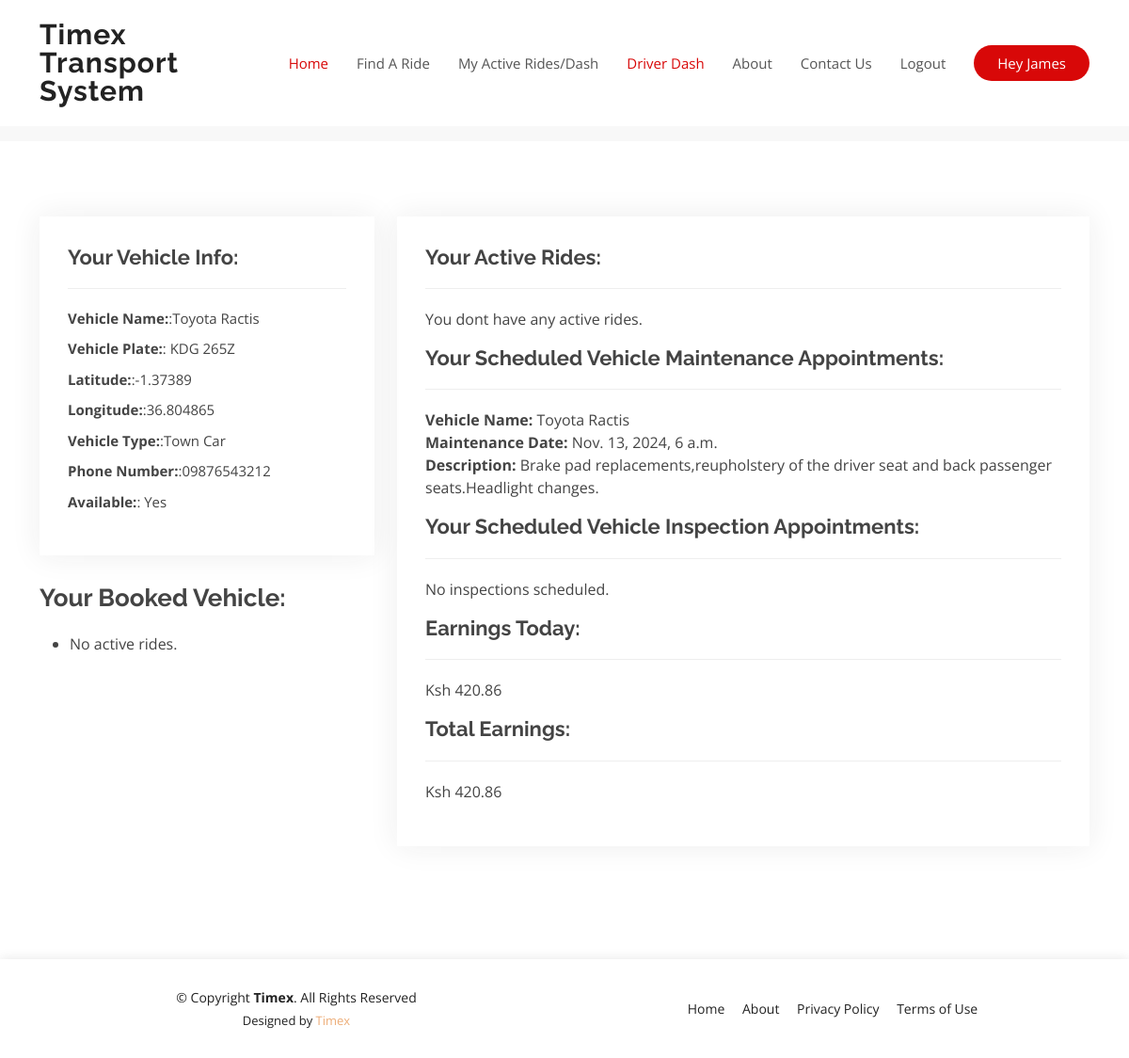
Page /store/driver_dashboard/ (signed in) on the committed database.
### accounts/models.py (models this page shows, shortened)
class Account(AbstractBaseUser):
    first_name      = models.CharField(max_length=50)
    last_name       = models.CharField(max_length=50)
    username        = models.CharField(max_length=50, unique=True)
    email           = models.EmailField(max_length=100, unique=True)
    phone_number    = models.CharField(max_length=50)
    date_joined     = models.DateTimeField(auto_now_add=True)
    last_login      = models.DateTimeField(auto_now_add=True)
    is_driver        = models.BooleanField(default=False)
    is_admin        = models.BooleanField(default=False)
    is_staff        = models.BooleanField(default=False)
    is_active        = models.BooleanField(default=False)
    is_superadmin        = models.BooleanField(default=False)
    USERNAME_FIELD = 'email'
    REQUIRED_FIELDS = ['username', 'first_name', 'last_name']
    objects = MyAccountManager()

### store/models.py (models this page shows, shortened)
class Vehicle(models.Model):
    vehicle_name = models.CharField(max_length=200)
    vehicle_plate = models.CharField(max_length=200)
    driver = models.ForeignKey(Account, on_delete=models.CASCADE)
    latitude = models.CharField(max_length=200)
    longitude = models.CharField(max_length=200)
    vehicle_type = models.CharField(max_length=5000)
    phone_number = models.CharField(max_length=200,default="no phone number")
    vehicle_available = models.BooleanField(default=True)

class VehicleMaintenance(models.Model):
    vehicle = models.ForeignKey(Vehicle, on_delete=models.CASCADE)
    driver = models.ForeignKey(Account, on_delete=models.CASCADE, limit_choices_to={'is_driver': True})  # Only drivers can be selected
    maintenance_date = models.DateTimeField()
    description = models.TextField()
    maintenance_done = models.BooleanField(default=False)
    class Meta:
        verbose_name = "Vehicle Maintenance"
        verbose_name_plural = "Vehicle Maintenances"

class Earnings(models.Model):
    driver = models.ForeignKey(Account, on_delete=models.CASCADE)  # Assuming Account is the User model for the driver
    date = models.DateField(default=timezone.now)  # Store earnings for each day
    daily_earnings = models.DecimalField(max_digits=15, decimal_places=2, default=0.0)  # Earnings for the current day (24 hours)
    total_earnings = models.DecimalField(max_digits=15, decimal_places=2, default=0.0)  # Cumulative earnings over time

### store/views.py (the view)
# urls.py: path('driver_dashboard/', views.driver_dashboard, name='driver_dashboard'),
@login_required
def driver_dashboard(request):
    user = request.user
    if user.is_driver:
        booked_vehicles = Vehicle.objects.filter(driver=user, vehicle_available=False)
        rides = Ride.objects.filter(driver=user, status='active')
        scheduled_maintenance = VehicleMaintenance.objects.filter(driver=user, maintenance_done=False)
        scheduled_inspection = VehicleInspection.objects.filter(driver=user, inspection_done=False)
        today_earnings = Earnings.objects.filter(driver=user, date=timezone.now().date()).first()
        total_earnings = Earnings.objects.filter(driver=user).order_by('-date').first()
        daily_earnings_amount = today_earnings.daily_earnings if today_earnings else 0.00
        total_earnings_amount = total_earnings.total_earnings if total_earnings else 0.00
    else:
        scheduled_maintenance = []  # No maintenance for non-drivers
        daily_earnings_amount = 0.00
        total_earnings_amount = 0.00
    driver_vehicles = Vehicle.objects.filter(driver=request.user)
    context = {
        'user_vehicles': driver_vehicles,
        'scheduled_maintenance': scheduled_maintenance,
        'scheduled_inspection': scheduled_inspection,
        'booked_vehicles': booked_vehicles,
        'rides': rides,
        'daily_earnings': daily_earnings_amount,
        'total_earnings': total_earnings_amount,
    }
    return render(request, 'store/driver_dashboard.html', context)

### category/context_processors.py (called while the page is built)
def menu_links(request):
    links = Category.objects.all()
    return dict(links=links)

### templates/store/driver_dashboard.html
{% extends 'base.html' %}
{% load static %}
{% block content %}
<main id="main">
  <section id="breadcrumbs" class="breadcrumbs">
    <div class="container">
      <div class="d-flex justify-content-between align-items-center">
        <h2>Hello: {{ user.username }}</h2>
        <ol>
          <li><a href="/">Home</a></li>
          <li>Driver Dashboard Page</li>
        </ol>
      </div>
    </div>
  </section>
  <section id="portfolio-details" class="portfolio-details">
    <section id="portfolio-details" class="portfolio-details">
      <div class="container">
        <div class="row gy-4">
          <div class="col-lg-4">
            <div class="portfolio-info">
              <h3>Your Vehicle Info:</h3>
              {% for vehicle in user_vehicles %}
              <ul>
                <li><strong>Vehicle Name:</strong>:{{ vehicle.vehicle_name }}</li>
                <li><strong>Vehicle Plate:</strong>: {{ vehicle.vehicle_plate }}</li>
                <li><strong>Latitude:</strong>:{{  vehicle.latitude }}</li>
                <li><strong>Longitude:</strong>:{{  vehicle.longitude }}</li>
                <li><strong>Vehicle Type:</strong>:{{ vehicle.vehicle_type }}</li>
                <li><strong>Phone Number:</strong>:{{ vehicle.phone_number }}</li>
                <li><strong>Available:</strong>:{% if vehicle.vehicle_available %} Yes {% else %} No {% endif %}</li>
              </ul>
              {% empty %}
              <ul>
                <li><strong>No vehicles found</strong></li>
              </ul>
              {% endfor %}
            </div>
            <div class="portfolio-description">
              <h2>Your Booked Vehicle:
              </h2>
              <ul>
                {% for vehicle in booked_vehicles %}
                  <li>
                    <strong>Vehicle Name:</strong> {{ vehicle.vehicle_name }}<br>
                    <strong> Is Available:</strong> {% if vehicle.vehicle_available %} Yes {% else %} No {% endif %}<br>
                  </li>
                  <form method="post" action="{% url 'update_vehicle_status' vehicle.id %}">
                    {% csrf_token %}
                    <button type="submit">Mark as Available</button>
                  </form>
                {% empty %}
                  <li>No active rides.</li>
                {% endfor %}
              </ul>
            </div>
          </div>
          <div class="col-lg-8">
            <div class="portfolio-info">
              <h3>Your Active Rides:</h3>
                {% for ride in rides %}
                <p>Driver : {{ ride.driver.username }}</p>
                <p>Distance : {{ride.distance_km}}km</p>
                <p>Cost : Ksh{{ride.cost}}</p>
                <p>Status : {{ride.status}}</p>
                <p>Start Location Coordinated : ({{ ride.start_latitude }}, {{ ride.start_longitude }})</p>
                <p>End Location Coordinates : ({{ ride.end_latitude }}, {{ ride.end_longitude }})</p>
                <p>Start Of Ride Time : {{ ride.ride_time }}</p>
                <p>End Location Name : {{ride.destination_name}}</p>
                {% if ride.status == 'active' %}
                <form method="post" action="{% url 'mark_ride_completed' ride.id %}">
                  {% csrf_token %}
                  <button type="submit" class="btn btn-success">Mark as Completed</button>
                </form>
                {% endif %}
                {% empty %}
                <p>You dont have any active rides.</p>
                {% endfor %}
              <h3 style="margin-top: 8px;">Your Scheduled Vehicle Maintenance Appointments:</h3>
              {% for maintenance in scheduled_maintenance %}
                <p>
                  <strong>Vehicle Name:</strong> {{ maintenance.vehicle.vehicle_name }}<br>
                  <strong>Maintenance Date:</strong> {{ maintenance.maintenance_date }}<br>
                  <strong>Description:</strong> {{ maintenance.description }}<br>
                </p>
              {% empty %}
                <p>No maintenance scheduled.</p>
              {% endfor %}
              <h3>Your Scheduled Vehicle Inspection Appointments:</h3>
              {% for inspection in scheduled_inspection %}
              <strong>Vehicle Name:</strong> {{ inspection.vehicle.vehicle_name }}<br>
              <strong>Maintenance Date:</strong> {{ inspection.inspection_date }}<br>
              <strong>Description:</strong> {{ inspection.description }}<br>
              {% empty %}
                  <p>No inspections scheduled.</p>
              {% endfor %}
              <h3>Earnings Today:</h3>
              <p>Ksh {{ daily_earnings|floatformat:2 }}</p>
              <h3>Total Earnings:</h3>
              <p>Ksh {{ total_earnings|floatformat:2 }}</p>
            </div>
          </div>
        </div>
      </div>
    </section>
  </section>
</main>
{% endblock %}

### templates/base.html (shortened to what this page needs)
{% load static %}
<!DOCTYPE html>
<html lang="en">
<head>
  <link href="{% static 'dabec/vendor/aos/aos.css' %}" rel="stylesheet">
  <link href="{% static 'dabec/vendor/bootstrap/css/bootstrap.min.css' %}" rel="stylesheet">
  <link href="{% static 'dabec/vendor/bootstrap-icons/bootstrap-icons.css' %}" rel="stylesheet">
  <link href="{% static 'dabec/vendor/boxicons/css/boxicons.min.css' %}" rel="stylesheet">
  <link href="{% static 'dabec/vendor/glightbox/css/glightbox.min.css' %}" rel="stylesheet">
  <link href="{% static 'dabec/vendor/remixicon/remixicon.css' %}" rel="stylesheet">
  <link href="{% static 'dabec/vendor/swiper/swiper-bundle.min.css' %}" rel="stylesheet">
  <link href="{% static 'dabec/css/style.css' %}" rel="stylesheet">
</head>
<body>
  <header id="header" class="fixed-top d-flex align-items-center">
    <div class="container d-flex align-items-center justify-content-between">
      <div class="logo">
        <h1><a href="index.html">Timex Transport System</a></h1>
      </div>
      <nav id="navbar" class="navbar">
        <ul>
          <li><a class="nav-link scrollto active" href="/">Home</a></li>
          {% if user.is_authenticated %}
          <li><a class="nav-link scrollto" href="{% url 'display_nearest_vehicles' %}">Find A Ride</a></li>
          <li><a class="nav-link scrollto" href="{% url 'user_dashboard' %}">My Active Rides/Dash</a></li>
          {% else %}
          <li><a class="nav-link scrollto" href="/accounts/login/">Login</a></li>
          <li><a class="nav-link scrollto" href="/accounts/register/">Register</a></li>
          {% endif %}
          {% if user.is_authenticated and user.is_driver %}
          <li><a class="nav-link scrollto active" href="{% url 'driver_dashboard' %}">Driver Dash</a></li>
          {% endif %}
          <li><a class="nav-link scrollto" href="{% url 'about' %}">About</a></li>
          <li><a class="nav-link scrollto" href="{% url 'contact_us' %}">Contact Us</a></li>
          {% if user.is_authenticated %}
          <li><a class="nav-link scrollto" href="/accounts/logout/">Logout</a></li>
          {% endif %}
          <li><a class="getstarted scrollto" href="#about">Hey {{user.first_name}}</a></li>
        </ul>
      </nav>
    </div>
  </header>
  {% block content %}{% endblock %}
  <footer id="footer">
    <div class="container">
      <div class="row d-flex align-items-center">
        <div class="col-lg-6 text-lg-left text-center">
          <div class="copyright">
            &copy; Copyright <strong>Timex</strong>. All Rights Reserved
          </div>
          <div class="credits">
            Designed by <a href="https://bootstrapmade.com/">Timex</a>
          </div>
        </div>
        <div class="col-lg-6">
          <nav class="footer-links text-lg-right text-center pt-2 pt-lg-0">
            <a href="#intro" class="scrollto">Home</a>
            <a href="#about" class="scrollto">About</a>
            <a href="#">Privacy Policy</a>
            <a href="#">Terms of Use</a>
          </nav>
        </div>
      </div>
    </div>
  </footer>
</body>
</html>

### dabec/static/dabec/css/style.css (style rules this page uses)
body { font-family: "Open Sans", sans-serif; color: #444444; }
a { color: #D608; text-decoration: none; }
h1, h2, h3, h4, h5, h6 { font-family: "Raleway", sans-serif; }
#header { z-index: 997; transition: all 0.5s; padding: 22px 0; background: #fff; }
#header .logo h1 { font-size: 30px; margin: 0; padding: 0; line-height: 1; font-weight: 700; letter-spacing: 1px; }
#header .logo h1 a, #header .logo h1 a:hover { color: #222222; text-decoration: none; }
.navbar { padding: 0; }
.navbar ul { margin: 0; padding: 0; display: flex; list-style: none; align-items: center; }
.navbar li { position: relative; }
.navbar a, .navbar a:focus { display: flex; align-items: center; justify-content: space-between; padding: 10px 0 10px 30px; font-size: 15px; font-weight: 400; color: #555555; white-space: nowrap; transition: 0.3s; }
.navbar a:hover, .navbar .active, .navbar .active:focus, .navbar li:hover>a { color: rgb(216, 8, 8); }
.navbar .getstarted, .navbar .getstarted:focus { background: rgb(216, 8, 8); padding: 8px 25px; margin-left: 30px; border-radius: 50px; color: #fff; }
section { padding: 60px 0; overflow: hidden; }
.portfolio-details { padding-top: 40px; }
.portfolio-details .portfolio-info { padding: 30px; box-shadow: 0px 0 30px rgba(34, 34, 34, 0.08); }
.portfolio-details .portfolio-info h3 { font-size: 22px; font-weight: 700; margin-bottom: 20px; padding-bottom: 20px; border-bottom: 1px solid #eee; }
.portfolio-details .portfolio-info ul { list-style: none; padding: 0; font-size: 15px; }
.portfolio-details .portfolio-info ul li+li { margin-top: 10px; }
.portfolio-details .portfolio-description { padding-top: 30px; }
.portfolio-details .portfolio-description h2 { font-size: 26px; font-weight: 700; margin-bottom: 20px; }
.breadcrumbs { padding: 15px 0; background: #f8f8f8; min-height: 40px; margin-top: 86px; }
.breadcrumbs h2 { font-size: 28px; font-weight: 400; margin: 0; }
.breadcrumbs ol { display: flex; flex-wrap: wrap; list-style: none; padding: 0; margin: 0; font-size: 14px; }
.breadcrumbs ol li+li { padding-left: 10px; }
.breadcrumbs ol li+li::before { display: inline-block; padding-right: 10px; color: #3c3c3c; content: "/"; }
#footer { background: #fff; box-shadow: 0px 0px 12px 0px rgba(0, 0, 0, 0.1); padding: 30px 0; color: #222222; font-size: 14px; }
#footer .credits { font-size: 13px; padding-top: 5px; color: #222222; }
#footer .footer-links a { color: #222222; padding-left: 15px; }
#footer .footer-links a:first-child { padding-left: 0; }

### rows in the picture
Account: first_name "James"
Vehicle: vehicle_name "Toyota Ractis", vehicle_plate "KDG 265Z", latitude "-1.37389", longitude "36.804865", vehicle_type "Town Car", phone_number "09876543212", vehicle_available "Yes"
VehicleMaintenance: vehicle.vehicle_name "Toyota Ractis", maintenance_date "Nov. 13, 2024, 6 a.m.", description "Brake pad replacements,reupholstery of the driver seat and back passenger seats.Headlight changes."
Earnings: daily_earnings "420.86", total_earnings "420.86"
